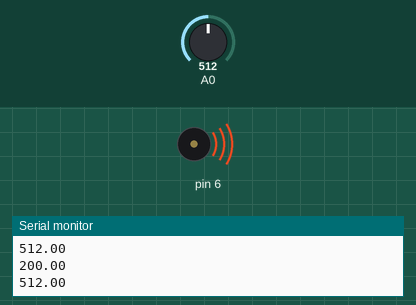
Recording of a sketch running on a simulated Arduino Uno, built with avr-gcc and run on an emulated ATmega328P. Parts: buzzer (waves = sounding), the last lines printed to the serial monitor. The inputs (shaded band) are chosen by the test bench; at power-on: A0 = 512.

Above: at 1.2 s.
1.3 s: A0 set to 178
2.8 s: A0 set to 157
At 4.0 s:
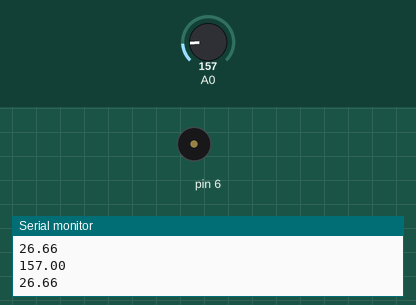
4.3 s: A0 set to 306
At 5.3 s:
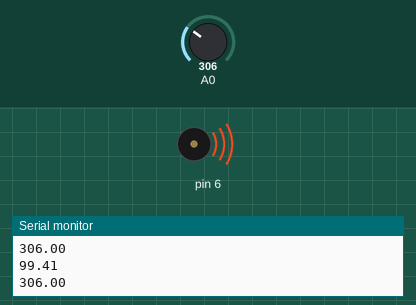
5.8 s: A0 set to 122
At 6.3 s:
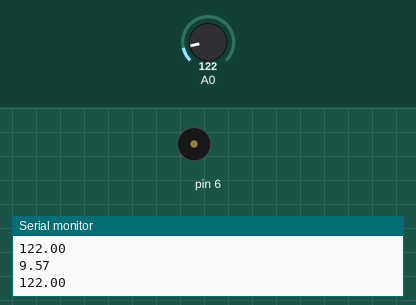
Timing chart, 0 to 8.3 s (numbered marks = the images above; inputs shaded):
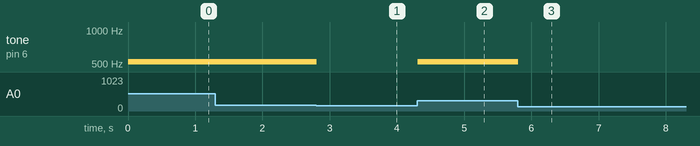

The sketch:

lampotilavahti.ino
```cpp
double sensori = 0;
double lampotila = 0;

void setup(){
  pinMode(A0, INPUT);
  pinMode(6, OUTPUT);
  Serial.begin(9600);
}

double muunna_lampotilaksi(double arvo){
  return ((arvo * 5) / 1024 - 0.5) * 100;
}

void loop(){
  sensori = analogRead(A0);
  lampotila = muunna_lampotilaksi(sensori);

  Serial.println(sensori);
  Serial.println(lampotila);

  if (lampotila <= 30) {
    noTone(6);
  } else {
    tone(6, 523, 1000);
  }
  delay(10);
}
```

Measured:
- the behaviour switches between 164 and 163 on A0 (found by bisection; images 0 and 1)
- after the input at 2.8 s, tone on pin 6: 523 Hz → silent at once
- after the input at 4.3 s, tone on pin 6: silent → 523 Hz at once
- after the input at 5.8 s, tone on pin 6: 523 Hz → silent at once
